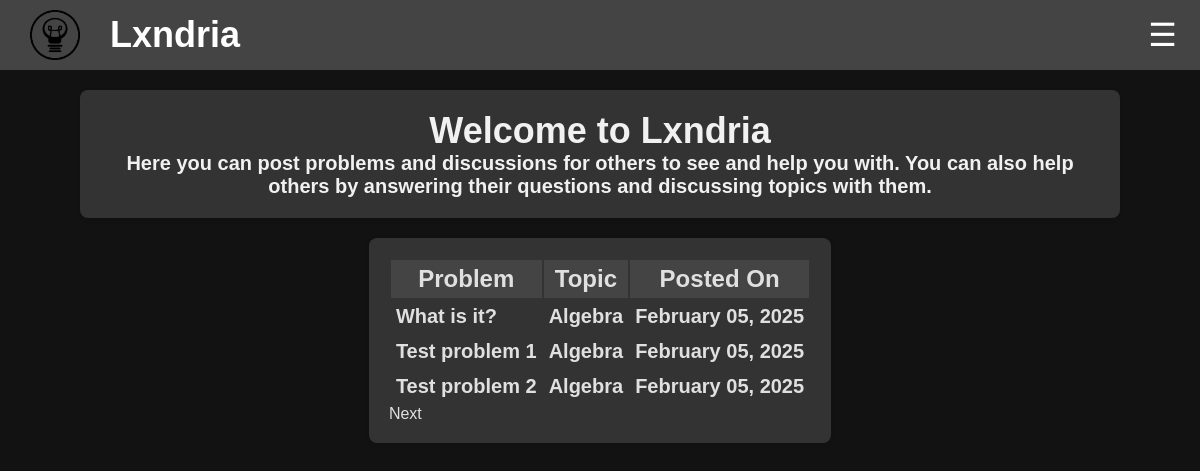
Before: / with the older database file.
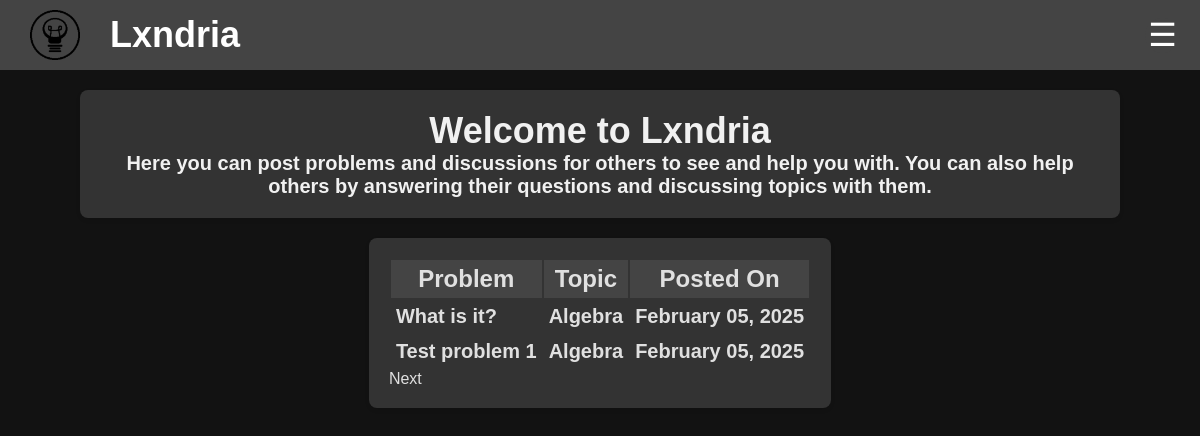
After: the same page with the newer database file.
### app/models.py (models this page shows, shortened)
class Problem(db.Model):
    __tablename__ = "problem"
    __table_args__ = {"extend_existing": True}
    id = db.Column(db.Integer, primary_key=True, autoincrement=True)
    title = db.Column(db.String(100), nullable=False)
    topic = db.Column(db.String(30), nullable=False)
    attempts = db.Column(db.Integer, default=0)
    solved = db.Column(db.Integer, default=0)
    created_at = db.Column(db.DateTime, default=datetime.utcnow)
    updated_at = db.Column(db.DateTime, onupdate=datetime.utcnow)
    author = db.Column(db.String(80), db.ForeignKey('user.username'))
    user = db.relationship('User', backref=db.backref('problems', cascade="all, delete-orphan"))
    content = db.Column(db.Text, nullable=False)
    encrypted_answer = db.Column(db.Text, nullable=False)
    __table_args__ = (
        CheckConstraint("topic IN ('Algebra', 'Geometry', 'Number Theory', 'Calculus', 'Logic', 'Classical Mechanics', 'Electricity and Magnetism', 'Computer Science', 'Quantitative Finance', 'Chemistry', 'Probability')", name="valid_topic_check"),
    )
    def __repr__(self):
        return f"<Problem {self.title}>"
    '''@property
    def content(self):
        path = os.getenv('UPLOAD_FOLDER')+f"/{self.author}/Problems/{self.id}.txt"
        with open(path, 'r') as file:
            content = file.read()
        for line in content.split("\n"):
            if "<<Answer: " in line:
                return content.replace(line, "")
    '''
    '''@property
    def encrypted_answer(self):
        path = os.getenv('UPLOAD_FOLDER')+f"/{self.author}/Problems/{self.id}.txt"
        with open(path, 'r') as file:
            content = file.read()
        for line in content.split("\n"):
            if "<<Answer: " in line:
                return line.replace("<<Answer: ", "").replace(">>", "")
    '''

### app/routes/main.py (the view)
@main_bp.route('/')
def index():
    pageNumber = request.args.get('page', default=0, type=int)
    rows = request.args.get('rows', default=10, type=int)
    all_problems = Problem.query.all()
    print(all_problems)
    return render_template('index.html', problems=all_problems, page=pageNumber, row_per_page=rows)

### app/templates/index.html (shortened to what this page needs)
<!DOCTYPE html>
<html>
<head>
  <link rel="stylesheet" href="{{url_for('static', filename='css/banner.css')}}">
  <link rel="stylesheet" href="{{url_for('static', filename='css/homepage.css')}}">
</head>
<header class="banner">
  <div class="logo-container">
    <img src="{{url_for('static', filename='Images/logo.png')}}" alt="Logo" class="logo">
    <span class="site-name"><a href="/">Lxndria</span></div></a>
    <div class="menu-container">
      <button class="menu-button" onclick="toggleMenu()">☰</button>
  </div>
</header>
<body>
   <div class="intro">
        <h1>Welcome to Lxndria</h1>
        <p>Here you can post problems and discussions for others to see and help you with. You can also help others by answering their questions and discussing topics with them.</p>
  </div>
  <div class="table">
    <table>
      <tr>
        <th>Problem</th>
        <th>Topic</th>
        <th>Posted On</th>
      </tr>
      {% for index in range(page*row_per_page, (page+1)*row_per_page) %}
      {% if index >= problems|length %}
        {% set stop=true %}
      {% else %}
        {% set problem = problems[index] %}
      <tr>
        <td><a href="/problem/{{problem.id}}">{{problem.title}}</a></td>
        <td>{{problem.topic}}</td>
        <td>{{problem.created_at.strftime('%B %d, %Y')}}</td>
      </tr>
      {% endif %}
      {% endfor %}
    </table>
    <div class="pagination">
      {% if not stop %}
        <a href="/?page={{page+1}}">Next</a>
      {% endif %}
  </div>
</body>
</html>

Changed rows visible on the page:
removed Problem: title "Test problem 2", topic "Algebra", created_at "February 05, 2025"
